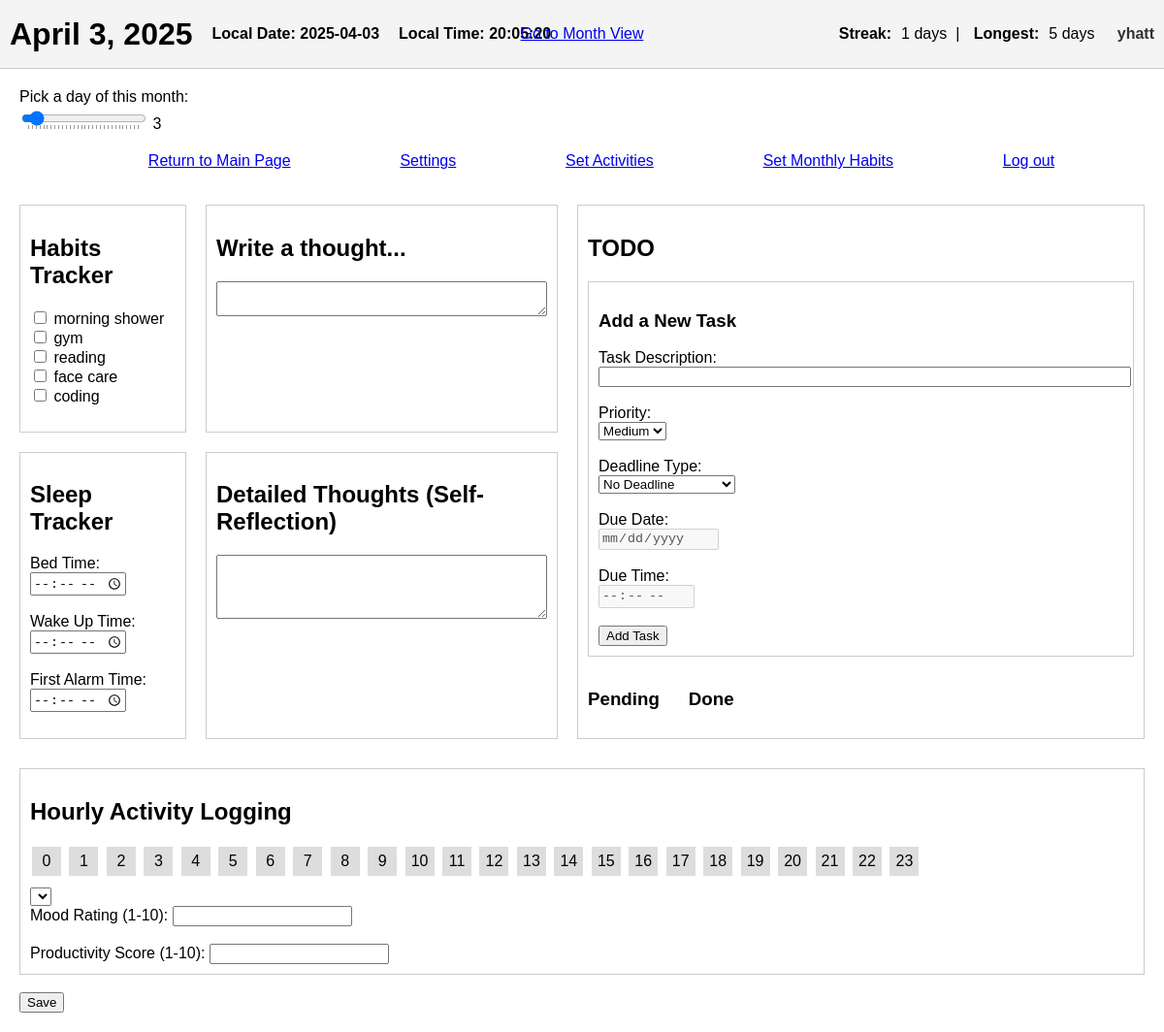
The page /day/2025/4/3/ (signed in) on the database its author committed.
### mainpage/models.py (models this page shows, shortened)
class DailyData(models.Model):
    user_id = models.IntegerField()
    date = models.DateField()
    mood_rating = models.IntegerField(null=True, blank=True)
    productivity_score = models.IntegerField(null=True, blank=True)
    sleep = models.TextField(null=True, blank=True)
    habits_completed = models.TextField(null=True, blank=True)
    thoughts = models.TextField(null=True, blank=True)
    self_reflection = models.TextField(null=True, blank=True)
    hourly_activity_logging = models.TextField(null=True, blank=True)
    class Meta:
        unique_together = ("user_id", "date")

class MonthlyHabits(models.Model):
    user_id = models.IntegerField()
    year = models.IntegerField()
    month = models.IntegerField()
    goal_text = models.TextField(blank=True)
    habit_1 = models.CharField(max_length=100, blank=True)
    habit_2 = models.CharField(max_length=100, blank=True)
    habit_3 = models.CharField(max_length=100, blank=True)
    habit_4 = models.CharField(max_length=100, blank=True)
    habit_5 = models.CharField(max_length=100, blank=True)
    habit_6 = models.CharField(max_length=100, blank=True)
    habit_7 = models.CharField(max_length=100, blank=True)
    habit_8 = models.CharField(max_length=100, blank=True)
    habit_9 = models.CharField(max_length=100, blank=True)
    habit_10 = models.CharField(max_length=100, blank=True)
    class Meta:
        unique_together = ("user_id", "year", "month")

### authapp/models.py (models this page shows, shortened)
class CustomUser(AbstractUser):
    username = models.CharField(
        _('username'),
        max_length=12,
        unique=True,
        help_text=_('Required. 3-12 characters. Letters and digits only.'),
        validators=[
            RegexValidator(
                regex=r'^[A-Za-z0-9]+$',
                message=_('Username can only contain letters and digits.')
            ),
            MinLengthValidator(3, _('Username must have at least 3 characters.')),
            MaxLengthValidator(12, _('Username cannot exceed 12 characters.')),
        ],
        error_messages={
            'unique': _("This username is already taken."),
        },
    )
    first_name = None
    last_name = None
    GENDER_CHOICES = [
        (1, 'Male'),
        (2, 'Female'),
    ]
    preferred_name = models.CharField(max_length=100, blank=True)
    b_day = models.DateField(null=True, blank=True)
    gender = models.IntegerField(choices=GENDER_CHOICES, null=True, blank=True)

### mainpage/views.py (the view, shortened to what this page needs)
# urls.py: path('day/<int:year>/<int:month>/<int:day>/', day_view, name='day_view'),
@login_required
def day_view(request, year, month, day):
    current_date = date(year, month, day)
    today = date.today()
    allowable_date = today + timedelta(days=1)
    if current_date > allowable_date:
        messages.error(request, "You cannot create or edit logs for dates more than 24h in the future.")
        return redirect('main_page')
    last_log = DailyData.objects.filter(
        user_id=request.user.id,
        date__lt=current_date
    ).order_by('-date').first()
    if last_log:
        day_to_fill = last_log.date + timedelta(days=1)
        while day_to_fill < current_date:
            DailyData.objects.get_or_create(
                user_id=request.user.id,
                date=day_to_fill
            )
            day_to_fill += timedelta(days=1)
    daily_obj, _ = DailyData.objects.get_or_create(
        user_id=request.user.id,
        date=current_date
    )
    monthly_obj, _ = MonthlyHabits.objects.get_or_create(
        user_id=request.user.id,
        year=year,
        month=month
    )
    habits = [
        monthly_obj.habit_1,
        monthly_obj.habit_2,
        monthly_obj.habit_3,
        monthly_obj.habit_4,
        monthly_obj.habit_5,
        monthly_obj.habit_6,
        monthly_obj.habit_7,
        monthly_obj.habit_8,
        monthly_obj.habit_9,
        monthly_obj.habit_10,
    ]
    try:
        hourly_data = json.loads(daily_obj.hourly_activity_logging) if daily_obj.hourly_activity_logging else []
    except:
        hourly_data = []
    hourly_data.sort(key=lambda x: x.get('hour', 0))
    if not hourly_data:
        hourly_data = [{"hour": h, "activity": None} for h in range(24)]
    else:
        existing_hours = {item["hour"] for item in hourly_data}
        for h in range(24):
            if h not in existing_hours:
                hourly_data.append({"hour": h, "activity": None})
        hourly_data.sort(key=lambda x: x["hour"])
    sleep_data = daily_obj.sleep or ""
    splitted = sleep_data.split(',')
    def readd_colon(t):
        t = t.strip()
        if len(t) == 4:
            return t[:2] + ":" + t[2:]
        elif len(t) == 3:
            return "0" + t[0] + ":" + t[1:]
        return t
    bed_time_form = readd_colon(splitted[0]) if len(splitted) > 0 else ''
    wake_up_time_form = readd_colon(splitted[1]) if len(splitted) > 1 else ''
    first_alarm_time_form = readd_colon(splitted[2]) if len(splitted) > 2 else ''
    habits_binary = daily_obj.habits_completed or ""
    habits_binary = habits_binary.ljust(10, '0')[:10]
    habits_status = list(zip(habits, habits_binary))
    streak_obj, _ = Streak.objects.get_or_create(user_id=request.user.id)
    streak_data = streak_obj.streak_data or {}
    context = {
        "daily_obj": daily_obj,
        "date": current_date,
        "bed_time_form": bed_time_form,
        "wake_up_time_form": wake_up_time_form,
        "first_alarm_time_form": first_alarm_time_form,
        "habits_status": habits_status,
        "monthly_obj": monthly_obj,
        "hourly_data": hourly_data,
        "current_streak": streak_data.get("current_streak", 0),
        "longest_streak": streak_data.get("longest_streak", 0),
    }
    return render(request, 'mainpage/day.html', context)

### mainpage/templates/mainpage/day.html (shortened to what this page needs)
{% load static %}
<!DOCTYPE html>
<html>
<head>
  <link rel="stylesheet" href="{% static 'mainpage/css/hourly_activities.css' %}">
  <link rel="stylesheet" href="{% static 'mainpage/css/day.css' %}">
</head>
<body>
  <header>
    <div class="header-left">
        <h1 id="currentDate"
            data-year="{{ date.year }}"
            data-month="{{ date.month }}"
            data-day="{{ date.day }}">
            {{ date }}
        </h1>
        <p id="local-date" style="font-weight:bold;">Date: --</p>
        <p id="local-time" style="font-weight:bold;">Time: --:--:--</p>
    </div>
    <div class="center-nav">
        <a href="{% url 'month_view' date.year date.month %}" class="month-view-link">
            Go to Month View
        </a>
    </div>
    <div class="right-info">
        <strong>Streak:</strong> {{ current_streak }} days &nbsp;|&nbsp;
        <strong>Longest:</strong> {{ longest_streak }} days &nbsp;&nbsp;
        <span class="username">{{ user.username }}</span>
    </div>
  </header>
  <div class="date-slider-wrapper" style="margin: 20px;">
    <label for="dateSlider">Pick a day of this month:</label><br/>
    <input
      type="range"
      id="dateSlider"
      min="1"
      max="31"
      step="1"
      value="1"
      list="dayTickmarks"
    />
    <span id="sliderDayLabel"></span>
  </div>
  <ul class="nav-links">
    <li><a href="{% url 'main_page' %}">Return to Main Page</a></li>
    <li><a href="{% url 'settings' %}">Settings</a></li>
    <li><a href="{% url 'activity_config_view' %}">Set Activities</a></li>
    <li><a href="{% url 'set_habits' %}">Set Monthly Habits</a></li>
    <li><a href="{% url 'logout' %}">Log out</a></li>
  </ul>
  <div class="main-container">
    <main>
      <form method="POST" id="dayForm">
        <div class="top-section">
          <div class="habits-tracker">
            <h2>Habits Tracker</h2>
            <div>
              {% for habit, status in habits_status %}
                {% if habit %}
                  <input type="checkbox" name="habit_{{ forloop.counter0 }}"
                         {% if status == '1' %} checked {% endif %}>
                  <label>{{ habit }}</label><br/>
                {% endif %}
              {% endfor %}
            </div>
          </div>
          <div class="thoughts-box">
            <h2>Write a thought...</h2>
            <textarea name="thoughts" id="thoughts" rows="2" cols="40">{{ daily_obj.thoughts|default_if_none:'' }}</textarea>
          </div>
          <div class="todo-box">
            <h2>TODO</h2>
            <div style="border: 1px solid #ccc; padding: 10px; margin-bottom: 15px;">
              <h3>Add a New Task</h3>
              <label>Task Description:</label><br/>
              <input type="text" id="taskText" style="width:100%;" />
              <br/><br/>
              <label>Priority:</label><br/>
              <select id="taskPriority">
                <option value="medium" selected>Medium</option>
              </select>
              <br/><br/>
              <label>Deadline Type:</label><br/>
              <select id="taskDueType">
                <option value="none" selected>No Deadline</option>
              </select>
              <br/><br/>
              <div>
                <label>Due Date:</label><br/>
                <input type="date" id="taskDueDate" disabled />
              </div>
              <br/>
              <div>
                <label>Due Time:</label><br/>
                <input type="time" id="taskDueTime" disabled />
              </div>
              <br/>
              <button id="createTaskBtn" type="button">Add Task</button>
            </div>
            <div style="display: flex; gap: 30px;">
              <div>
                <h3>Pending</h3>
              </div>
              <div>
                <h3>Done</h3>
              </div>
            </div>
          </div>
          <div class="reflection-box">
            <h2>Detailed Thoughts (Self-Reflection)</h2>
            <textarea name="self_reflection" id="self_reflection" rows="4" cols="40">{{ daily_obj.self_reflection|default_if_none:'' }}</textarea>
          </div>
          <div class="sleep-tracker">
            <h2>Sleep Tracker</h2>
            <label for="bed_time">Bed Time:</label><br/>
            <input type="time" name="bed_time" id="bed_time" value="{{ bed_time_form }}" />
            <br/><br/>
            <label for="wake_up_time">Wake Up Time:</label><br/>
            <input type="time" name="wake_up_time" id="wake_up_time" value="{{ wake_up_time_form }}" />
            <br/><br/>
            <label for="first_alarm_time">First Alarm Time:</label><br/>
            <input type="time" name="first_alarm_time" id="first_alarm_time" value="{{ first_alarm_time_form }}" />
          </div>
        </div>
        <div class="bottom-section">
          <h2>Hourly Activity Logging</h2>
          <div id="hourly-activity-bar">
            {% for entry in hourly_data %}
              <div class="hour-square"
                   data-hour="{{ entry.hour }}"
                   data-activity="{{ entry.activity }}">
                {{ entry.hour }}
              </div>
            {% endfor %}
          </div>
          <div id="activity-dropdown">
            <select id="activity-select">
            </select>
          </div>
          <label for="mood_rating">Mood Rating (1-10):</label>
          <input type="number" name="mood_rating" id="mood_rating"
                 value="{{ daily_obj.mood_rating|default_if_none:'' }}" />
          <br/><br/>
          <label for="productivity_score">Productivity Score (1-10):</label>
          <input type="number" name="productivity_score" id="productivity_score"
                 value="{{ daily_obj.productivity_score|default_if_none:'' }}" />
        </div>
        <br/>
        <button type="submit">Save</button>
      </form>
    </main>
  </div>
</body>
</html>

### mainpage/static/mainpage/css/hourly_activities.css (style rules this page uses)
.hour-square { display: inline-block; width: 30px; height: 30px; margin: 2px; text-align: center; line-height: 30px; background-color: #ddd; cursor: pointer; }
#activity-dropdown { z-index: 9999; }

### mainpage/static/mainpage/css/day.css (style rules this page uses)
body { margin: 0; font-family: Arial, sans-serif; }
header { background-color: #f4f4f4; padding: 10px; display: flex; align-items: center; justify-content: space-between; border-bottom: 1px solid #ccc; position: relative; height: 50px; flex-wrap: nowrap; }
.header-left { display: flex; align-items: center; gap: 20px; }
.center-nav { position: absolute; left: 50%; transform: translateX(-50%); line-height: 50px; }
.right-info { display: flex; align-items: center; gap: 10px; }
.username { font-weight: bold; color: #333; }
.main-container { display: flex; }
main { padding: 20px; flex: 1; }
.top-section { display: grid; grid-template-columns: 0.5fr 1fr 1.7fr; grid-template-rows: auto auto; gap: 20px; }
.habits-tracker { grid-column: 1; grid-row: 1; border: 1px solid #ccc; padding: 10px; }
.thoughts-box { grid-column: 2; grid-row: 1; border: 1px solid #ccc; padding: 10px; }
.todo-box { grid-column: 3; grid-row: 1 / span 2; border: 1px solid #ccc; padding: 10px; }
.reflection-box { grid-column: 2; grid-row: 2; border: 1px solid #ccc; padding: 10px; }
.sleep-tracker { grid-column: 1; grid-row: 2; border: 1px solid #ccc; padding: 10px; }
.bottom-section { margin-top: 30px; border: 1px solid #ccc; padding: 10px; }
#hourly-activity-bar { overflow-x: auto; white-space: nowrap; margin-bottom: 10px; }
.nav-links { list-style: none; display: flex; justify-content: space-evenly; }

### rows shown on the page
DailyData: date "April 3, 2025"
CustomUser: username "yhatt"
MonthlyHabits: habits_status "morning shower" "gym" "reading" "face care" "coding"

### other values the page prints
{{ current_streak }} "1"
{{ longest_streak }} "5"
{{ entry.hour }} "0" "1" "2" "3" "4" "5" "6" "7" "8" "9" "10" "11" "12" "13" "14" "15" "16" "17" "18" "19" "20" "21" "22" "23"
